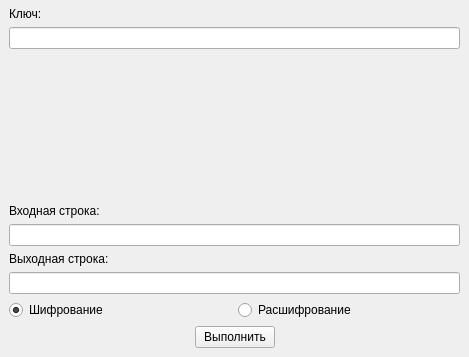
    <widget class="QWidget" name="tab_5">
     <attribute name="title">
      <string>Шифр Виженера</string>
     </attribute>
     <widget class="QWidget" name="verticalLayoutWidget_3">
      <property name="geometry">
       <rect>
        <x>9</x>
        <y>7</y>
        <width>451</width>
        <height>341</height>
       </rect>
      </property>
      <layout class="QVBoxLayout" name="verticalLayout_9">
       <item>
        <widget class="QLabel" name="label_19">
         <property name="text">
          <string>Ключ:</string>
         </property>
        </widget>
       </item>
       <item>
        <widget class="QLineEdit" name="lineEdit_8"/>
       </item>
       <item>
        <spacer name="verticalSpacer_9">
         <property name="orientation">
          <enum>Qt::Vertical</enum>
         </property>
         <property name="sizeHint" stdset="0">
          <size>
           <width>20</width>
           <height>40</height>
          </size>
         </property>
        </spacer>
       </item>
       <item>
        <widget class="QLabel" name="label_20">
         <property name="text">
          <string>Входная строка:</string>
         </property>
        </widget>
       </item>
       <item>
        <widget class="QLineEdit" name="lineEdit_9"/>
       </item>
       <item>
        <widget class="QLabel" name="label_21">
         <property name="text">
          <string>Выходная строка:</string>
         </property>
        </widget>
       </item>
       <item>
        <widget class="QLineEdit" name="lineEdit_10"/>
       </item>
       <item>
        <layout class="QHBoxLayout" name="horizontalLayout_15">
         <item>
          <widget class="QRadioButton" name="radioButton_9">
           <property name="text">
            <string>Шифрование</string>
           </property>
           <property name="checked">
            <bool>true</bool>
           </property>
          </widget>
         </item>
         <item>
          <widget class="QRadioButton" name="radioButton_10">
           <property name="text">
            <string>Расшифрование</string>
           </property>
          </widget>
         </item>
        </layout>
       </item>
       <item>
        <layout class="QHBoxLayout" name="horizontalLayout_21">
         <item>
          <spacer name="horizontalSpacer_18">
           <property name="orientation">
            <enum>Qt::Horizontal</enum>
           </property>
           <property name="sizeHint" stdset="0">
            <size>
             <width>40</width>
             <height>20</height>
            </size>
           </property>
          </spacer>
         </item>
         <item>
          <widget class="QPushButton" name="pushButton_5">
           <property name="text">
            <string>Выполнить</string>
           </property>
          </widget>
         </item>
         <item>
          <spacer name="horizontalSpacer_17">
           <property name="orientation">
            <enum>Qt::Horizontal</enum>
           </property>
           <property name="sizeHint" stdset="0">
            <size>
             <width>40</width>
             <height>20</height>
            </size>
           </property>
          </spacer>
         </item>
        </layout>
       </item>
      </layout>
     </widget>
    </widget>
